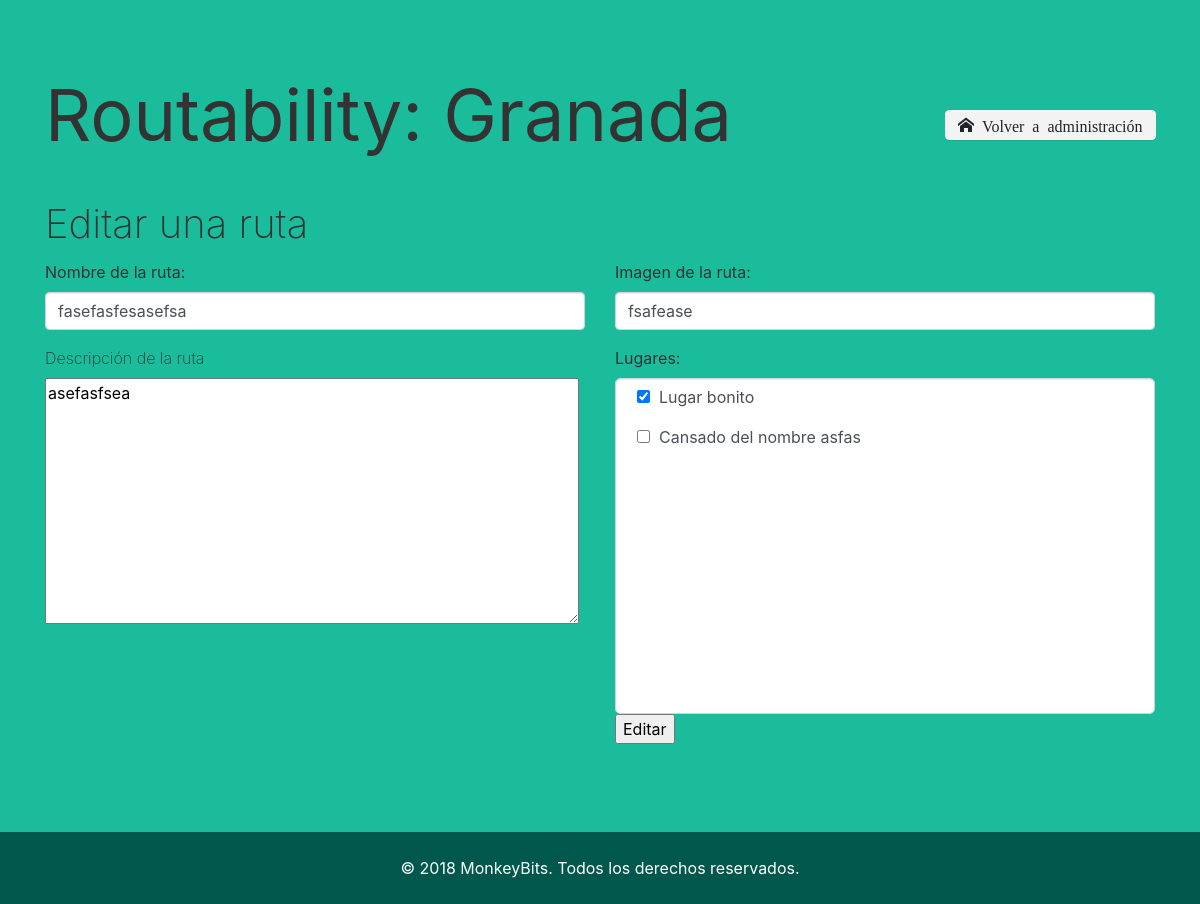
/RoutabilityAdmin/editRoutes.php?id=8, run on the app's committed database.
### tables this page shows
CREATE TABLE `route` (
  `IdRoute` int(8) NOT NULL,
  `Email` varchar(50) NOT NULL,
  `MadeBy` varchar(50) DEFAULT NULL,
  `Name` varchar(50) NOT NULL,
  `Description` text NOT NULL,
  `Image` text NOT NULL,
  `Accesibility` text NOT NULL
);

CREATE TABLE `place` (
  `IdPlace` int(8) NOT NULL,
  `Email` varchar(50) NOT NULL,
  `MadeBy` varchar(50) DEFAULT NULL,
  `Name` varchar(50) NOT NULL,
  `Description` text NOT NULL,
  `Localitation` varchar(100) NOT NULL,
  `Image` text NOT NULL,
  `Accesibility` text NOT NULL
);

### RoutabilityAdmin/editRoutes.php (the view, shortened to what this page needs)
<?php
$id = $_GET["id"];
$conexion = mysqli_connect("localhost", "root", "");
if(isset($_POST["editar"])){
         $id=1;
         $nombre=$_POST['nombre'];
         $descripcion=$_POST['descripcion'];
         $imagen=$_POST['imagen'];
        if(!($QUERY = mysqli_query($conexion, "UPDATE `route` SET `Name`='".$nombre."',`Description`='".$descripcion."',`Image`='".$imagen."' WHERE `IdRoute` =".$id))){
            $MESSAGE = "ERROR AL EDITAR LA RUTA";
            echo "Fallo del query de rutas";
            exit();
        }
        if(!($text_result2 = mysqli_query($conexion, "SELECT Sequence FROM appearverified WHERE IdRoute=".$id." ORDER BY Sequence ASC"))){
            echo "Fallo del query de selección de puntos de ruta";
            exit();
        }
        $texto2 = mysqli_fetch_assoc($text_result2);
        $sequence=$texto2['Sequence'];
        $lugares = $_POST['lugares'];
        foreach ($lugares as $lugar=>$value) {
            if(!($QUERY2 = mysqli_query($conexion, "UPDATE `appearverified` SET `IdPlace`='".$value."', `Sequence`='".$sequence."' WHERE `IdRoute` =".$id))){
                $MESSAGE = "ERROR AL EDITAR LOS PUNTOS DE RUTA";
                echo "Fallo del query de edición de lugares";
                exit();
            }
            $sequence+=1;
        }
            $nomb=$nombre;
            $desc=$descripcion;
            $img=$imagen;
            $MESSAGE = "RUTA EDITADA";
} else {
        if(!($text_result = mysqli_query($conexion, "SELECT * FROM route WHERE IdRoute=".$id))){
            echo "Fallo del query de selección de ruta";
            exit();
        }
        $texto = mysqli_fetch_assoc($text_result);
        $nomb=$texto['Name'];
        $desc=$texto['Description'];
        $img=$texto['Image'];
}
?>
<!DOCTYPE html>
<html>
<head>
    <link rel="stylesheet" href="https://cdnjs.cloudflare.com/ajax/libs/font-awesome/4.7.0/css/font-awesome.min.css" type="text/css">
    <link rel="stylesheet" href="./theme.css" type="text/css">
    <link rel="stylesheet" href="./fonts.css" type="text/css">
</head>
<body class="bg-primario">
    <div class="py-5">
        <div class="container">
            <div class="row">
                <div class="col-md-12">
                    <h1 class="display-3"><b>Routability: Granada</b></h1><a class="btn btn btn-primary btn-light icon-home" href="Home.php" style="	transform:  translateX(900px)  translateY(-60px) ;">&nbsp;Volver a administración</a>
                </div>
            </div>
            <fieldset>
                <h1>Editar una ruta</h1>
                <?php echo"<form action='editRoutes.php?id='".$id."' method='post'>"; ?>
                    <div class="row">
                        <div class="col-md-6">
                            <?php echo"<div class='form-group'> <label><b>Nombre de la ruta:</b></label><input type='nombre' class='form-control' required value='".$nomb."' name='nombre' placeholder='Introducir el nombre' onBlur='if(this.value=='')this.value='nombre'' onFocus='if(this.value=='nombre')this.value='' '></div>"; ?>
                        </div>
                        <div class="col-md-6">
                            <?php echo"<div class='form-group'> <label><b>Imagen de la ruta:</b></label><input type='imagen' class='form-control' required value='".$img."' name='imagen' placeholder='Introducir la imagen' onBlur='if(this.value=='')this.value='imagen'' onFocus='if(this.value=='imagen')this.value='' '></div>"; ?>
                        </div>
                    </div>
                    <div class="row">
                        <div class="col-md-6">
                            <?php echo "<div class='form-group'> <label>Descripción de la ruta</label><br/><textarea name='descripcion' placeholder='Escribe la descripción de la ruta...' maxlength='10000' rows='10' cols='50' onFocus='if(this.value=='descripcion')this.value='' '>".$desc."</textarea></div>";?>
                        </div>
                        <div class="col-md-6">
                            <div class="form-group"> <label><b>Lugares:</b></label><br />
                                <div class="scroll" style="border-radius:5px; background-color:white;">
                                    <?php
                                    $resultado_lugares = mysqli_query($conexion, "SELECT * FROM `place`");
                                    $resultado_lugares_appear = mysqli_query($conexion, "SELECT * FROM `appearverified` WHERE IdRoute=".$id);
                                    if ($resultado_lugares->num_rows > 0) {
                                        while($array_resultado2 =  mysqli_fetch_assoc($resultado_lugares_appear)){
                                            while($array_resultado =  mysqli_fetch_assoc($resultado_lugares)) {
                                                if($array_resultado['IdPlace'] == $array_resultado2['IdPlace']){
                                                    echo"<p>&nbsp&nbsp<input name='lugares[]' type='checkbox' id='".$array_resultado['IdPlace']."' value=".$array_resultado['IdPlace']." checked <br/>&nbsp&nbsp<b>".$array_resultado['Name']."</b></p>";
                                                }
                                                else{
                                                    echo"<p>&nbsp&nbsp<input name='lugares[]' type='checkbox' id='".$array_resultado['IdPlace']."' value=".$array_resultado['IdPlace']."<br/>&nbsp&nbsp<b>".$array_resultado['Name']."</b></p>";
                                                }
                                            }
                                        }
                                    }
                                    ?>
                                    </div>
                                    <div>
                                        <input class="bg-ligth" type="submit" name="editar" value="Editar">
                                    </div>
                            </div>
                        </div>
                    </div>
                <?php echo"</form>";?>
            </fieldset>
        </div>
    </div>
    <div class="py-3 bg-secundario" style="">
        <div class="container">
            <div class="row">
                <div class="col-md-12 text-center">
                    <p class="mb-0 text-white"><b>© 2018 MonkeyBits. Todos los derechos reservados.</b></p>
                </div>
            </div>
        </div>
    </div>
</body>
</html>

### data on the page
route: nombre "fasefasfesasefsa", imagen "fsafease", descripcion "asefasfsea"
place: Name "Lugar bonito"
place: Name "Cansado del nombre asfas"
